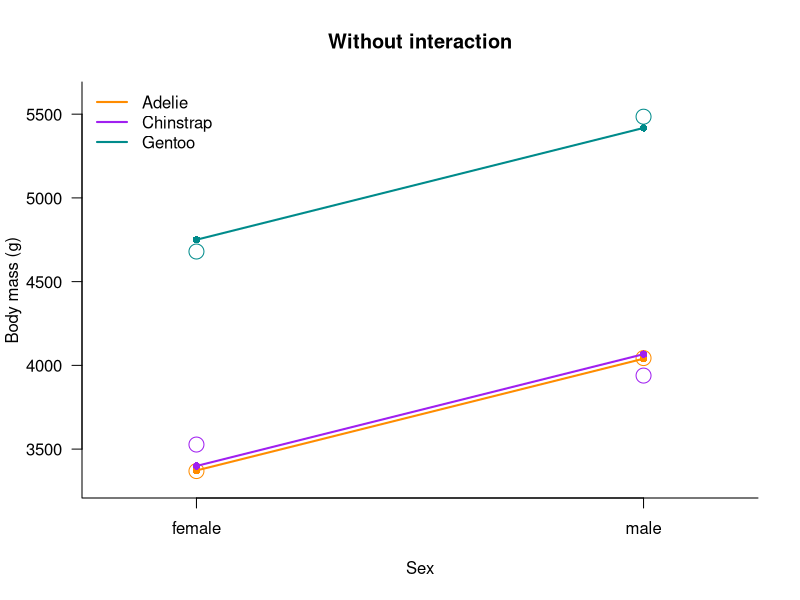
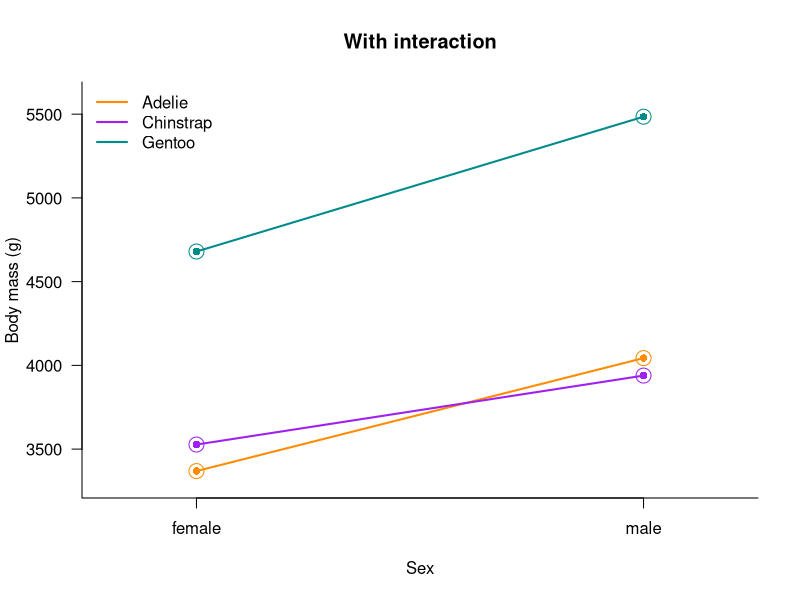

Recreate these plots in R, in order.
## ---- chunk 1
knitr::opts_chunk$set(echo = TRUE, collapse = TRUE, comment = "#>", fig.width = 6, fig.height = 4.5, fig.retina = 2)
knitr::opts_knit$set(global.par = TRUE)
## ---- chunk 2
par(las = 1, bty = "l")    # horizontal axis numbers, no box around the plot
## ---- chunk 3
penguins <- read.csv("data/penguins_coded.csv")

head(penguins[, c("species", "body_mass_g")])
table(penguins$species)
## ---- chunk 4
str(penguins)
## ---- chunk 5
fit_numeric <- lm(body_mass_g ~ species, data = penguins)
summary(fit_numeric)
## ---- chunk 6
predicted <- predict(fit_numeric, newdata = data.frame(species = 1:3))
observed <- tapply(penguins$body_mass_g, penguins$species, mean)
round(cbind(predicted, observed))
## ---- chunk 7
fit_factor <- lm(body_mass_g ~ factor(species), data = penguins)
summary(fit_factor)
## ---- chunk 8
key <- c("Adelie", "Chinstrap", "Gentoo")
penguins$species_name <- key[penguins$species]    # code 1 gets the first name, code 2 the second, code 3 the third
table(penguins$species, penguins$species_name)
## ---- chunk 9
fit_name <- lm(body_mass_g ~ species_name, data = penguins)
coef(fit_factor)
coef(fit_name)
## ---- chunk 10
new_codes <- c(1, 3, 2)    # Adelie stays 1, Chinstrap 2 becomes 3, Gentoo 3 becomes 2
penguins$species2 <- new_codes[penguins$species]

r2 <- function(model) summary(model)$r.squared
c(numeric_order1 = r2(fit_numeric), numeric_order2 = r2(lm(body_mass_g ~ species2, data = penguins)))
c(factor_order1 = r2(fit_factor), factor_order2 = r2(lm(body_mass_g ~ factor(species2), data = penguins)))
## ---- chunk 11
penguins$species <- factor(penguins$species_name)    # levels in alphabetical order: Adelie is the reference
fit <- lm(body_mass_g ~ species, data = penguins)
## ---- chunk 12
contr.treatment(levels(penguins$species))
contr.helmert(levels(penguins$species))
## ---- chunk 13
fit_helmert <- lm(body_mass_g ~ species, data = penguins, contrasts = list(species = "contr.helmert"))
both <- rbind(dummy = coef(fit), helmert = coef(fit_helmert))
colnames(both) <- c("beta0", "beta1", "beta2")    # the column names R gives belong to one coding only
both
## ---- chunk 14
all.equal(fitted(fit), fitted(fit_helmert))
rbind(dummy = summary(fit)$fstatistic, helmert = summary(fit_helmert)$fstatistic)
c(dummy = r2(fit), helmert = r2(fit_helmert))
## ---- chunk 15
m <- tapply(penguins$body_mass_g, penguins$species, mean)
by_hand <- c(beta0 = mean(m), beta1 = (m[["Chinstrap"]] - m[["Adelie"]]) / 2, beta2 = (m[["Gentoo"]] - (m[["Adelie"]] + m[["Chinstrap"]]) / 2) / 3)
rbind(by_hand, lm = coef(fit_helmert))
## ---- chunk 16
summary(fit)$coefficients["speciesChinstrap", ]
summary(fit_helmert)$coefficients["species1", ]
## ---- chunk 17
penguins$sex <- factor(penguins$sex)    # female is the reference: first in the alphabet
cell_means <- tapply(penguins$body_mass_g, list(penguins$species, penguins$sex), mean)
round(cell_means)
round(cell_means[, "male"] - cell_means[, "female"])
## ---- chunk 18
fit_add <- lm(body_mass_g ~ species + sex, data = penguins)
summary(fit_add)
## ---- chunk 19
species_cols <- c(Adelie = "darkorange", Chinstrap = "purple", Gentoo = "cyan4")

plot_fit <- function(model, title) {
  plot(NA, xlim = c(0.8, 2.2), ylim = c(3300, 5600), xaxt = "n", xlab = "Sex", ylab = "Body mass (g)", main = title)
  axis(1, at = 1:2, labels = c("female", "male"))
  for (s in levels(penguins$species)) {
    fitted_means <- predict(model, newdata = data.frame(species = s, sex = c("female", "male")))
    lines(1:2, fitted_means, type = "o", pch = 16, col = species_cols[s], lwd = 2)    # what the model fits
    points(1:2, cell_means[s, ], col = species_cols[s], cex = 2)                       # the group means
  }
  legend("topleft", legend = names(species_cols), col = species_cols, lwd = 2, bty = "n")
}

plot_fit(fit_add, "Without interaction")
## ---- chunk 20
fit_int <- lm(body_mass_g ~ species * sex, data = penguins)
summary(fit_int)
## ---- chunk 21
b <- coef(fit_int)
c(Adelie = b[["sexmale"]], Chinstrap = b[["sexmale"]] + b[["speciesChinstrap:sexmale"]], Gentoo = b[["sexmale"]] + b[["speciesGentoo:sexmale"]])
## ---- chunk 22
plot_fit(fit_int, "With interaction")
## ---- chunk 23
anova(fit_add, fit_int)
## ---- chunk 24
c(species = r2(fit), species_sex = r2(fit_add), interaction = r2(fit_int))
